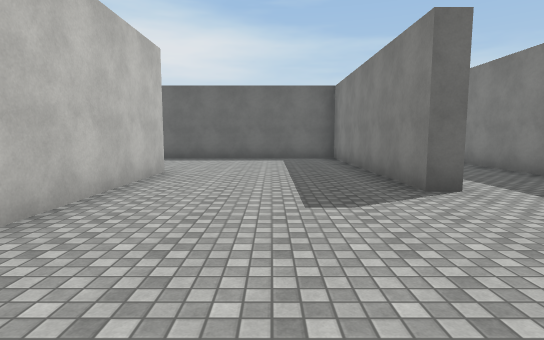
view 1 (above)

18 first-person views from a walk through a Unity game level. The camera is 1.5 m above the floor, tilts 6° down and sees 80° across. The floor is counted in squares, 2 m on a side. Each view is taken from the middle of a square. On the plan, view 1 faces up. The plan holds only what a view shows up to about 11 squares ahead; the rest is blank. The player is left out. Surface patterns are stand-ins for the level's own textures.

view 2
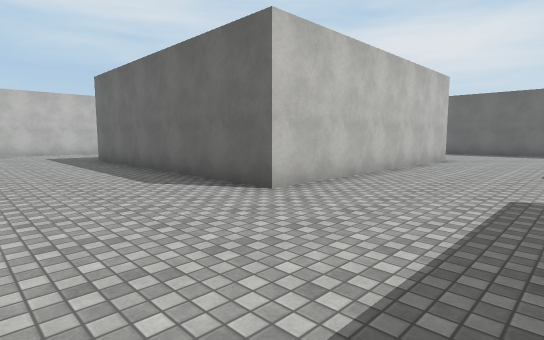

view 3
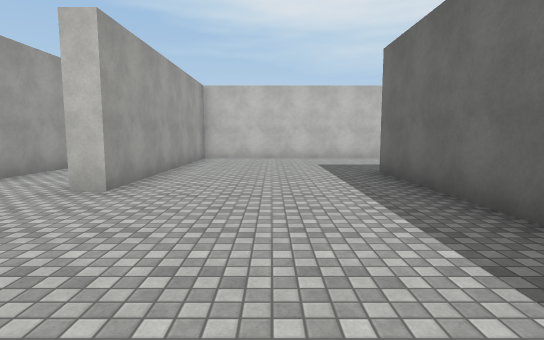

view 4
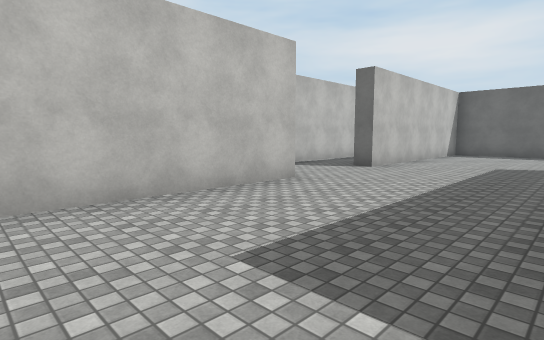

view 5
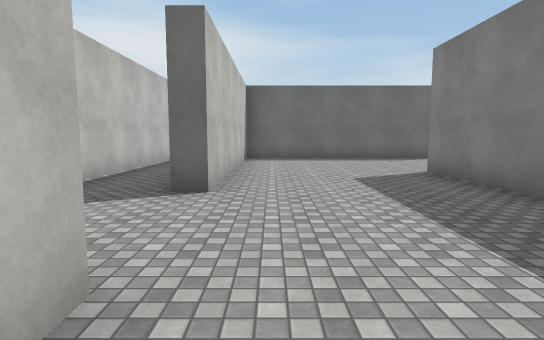

view 6
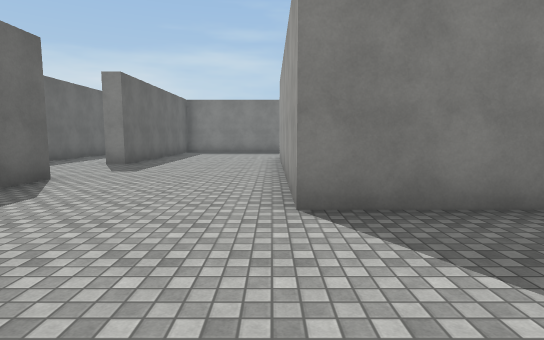

view 7
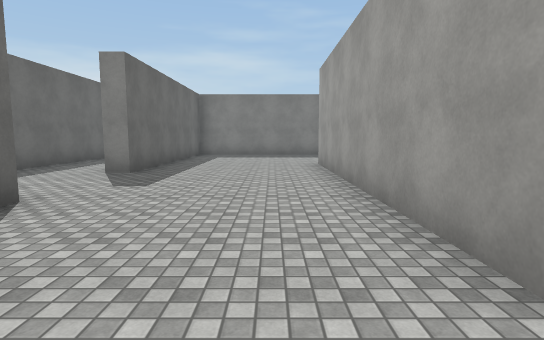

view 8
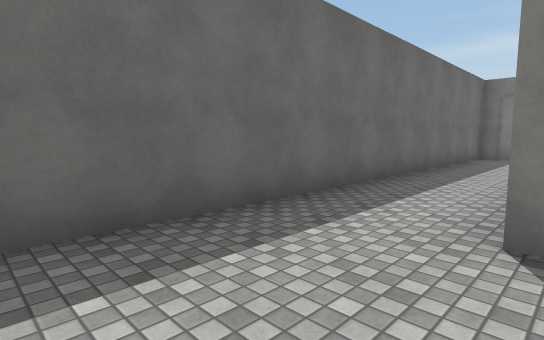

view 9
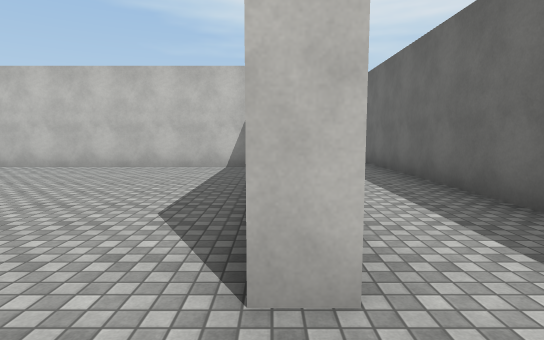

view 10
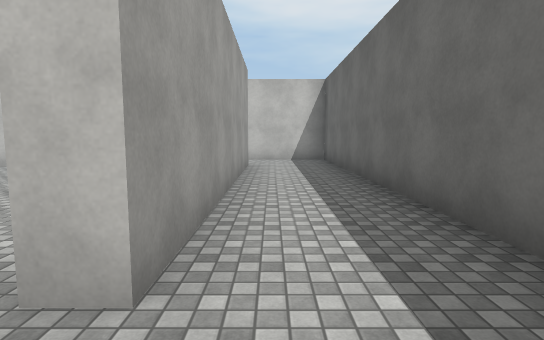

view 11
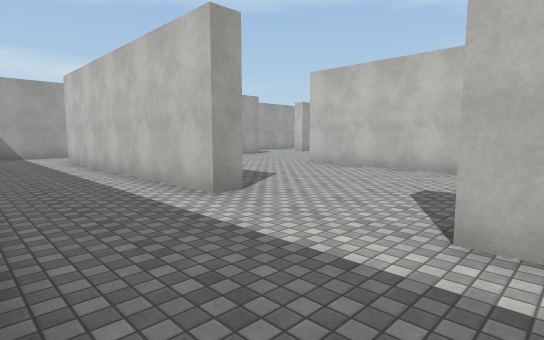

view 12
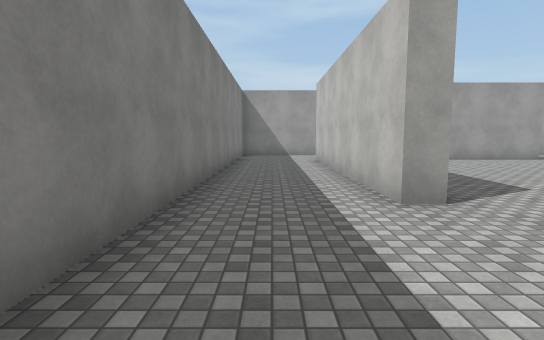

view 13
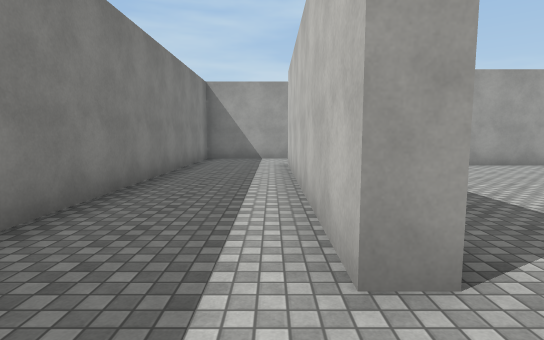

view 14
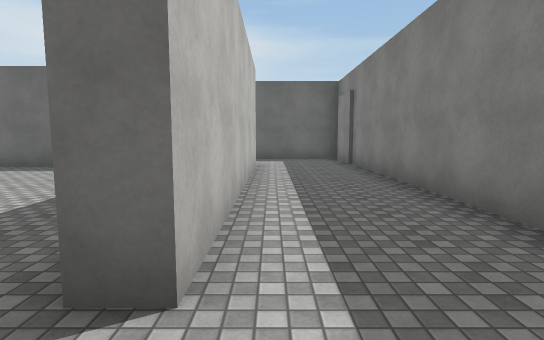

view 15
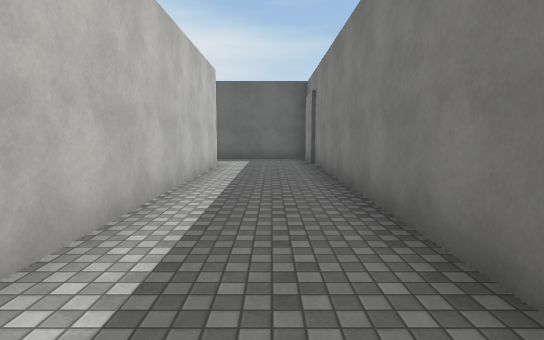

view 16
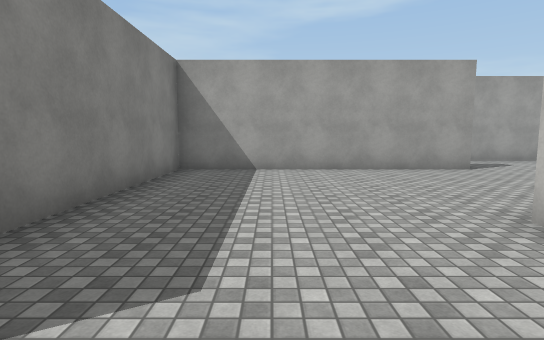

view 17
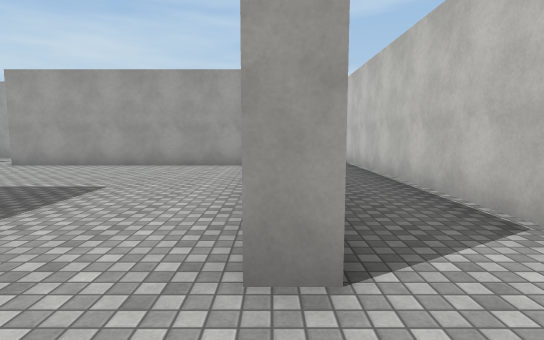

view 18
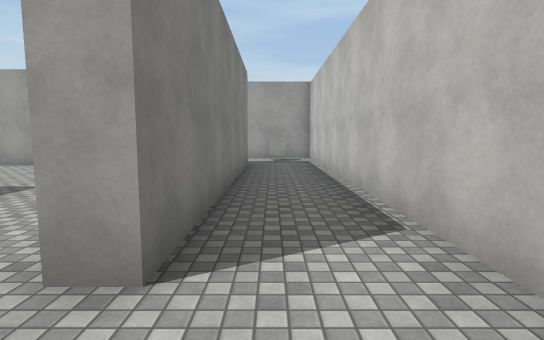

### Floor plan
Points are (right, up) in squares from view 1. A wall is a line through its corners. A room is listed if a view was taken in it or the views show most of it. See-through windows are left out.
Room 1 (views 1, 2, 3, 4, 5, 6, 7, 8, 9, 10, 11, 12, 13, 14, 15, 16, 17, 18)
walls: (2, 1.5) (2.6, 1.5) (2.6, -5.8); (-9.7, 3.8) (-9.7, 6.7) (-2.2, 6.7) (-2.2, -0.7) (-9.8, -0.7); (-4.5, -5.2) (2.1, -5.2) (2.1, -0.4); (2.6, 11.4) (2.6, 4.3) (2.1, 4.3) (2.1, 10.9) (-4.4, 10.9) (-4.4, 11.5); (2, -7.7) (5.1, -7.7) (5.1, 13.6) (-16.3, 13.6) (-16.3, 4.2); (-10.6, -7.7) (-4.9, -7.7); (-16.3, 1.6) (-16.3, -7.7) (-14.1, -7.7); (-14.4, 11.4) (-7.3, 11.4) (-7.3, 10.9) (-13.9, 10.9) (-13.9, 4.3) (-14.4, 4.3); (-14.4, -5.5) (-14.4, 1.5) (-13.9, 1.5) (-13.9, -5.2) (-7.3, -5.2) (-7.3, -5.8)
objects: cube (-15, -7)

Where each view was taken, in squares from view 1:
view 1: 0 up, 0 right, facing up
view 2: 4 down, 1 right, facing up-left
view 3: 3 down, 3 left, facing left
view 4: 3 down, 10 left, facing up-left
view 5: 0 up, 13 left, facing up
view 6: 7 up, 13 left, facing right
view 7: 8 up, 11 left, facing right
view 8: 11 up, 7 left, facing up-right
view 9: 11 up, 6 left, facing left
view 10: 12 up, 6 left, facing left
view 11: 5 up, 5 right, facing down-left
view 12: 5 up, 4 right, facing down
view 13: 3 up, 3 right, facing down
view 14: 3 up, 3 right, facing up
view 15: 3 up, 4 right, facing up
view 16: 2 up, 0 right, facing down
view 17: 3 up, 14 left, facing down
view 18: 3 up, 15 left, facing down
